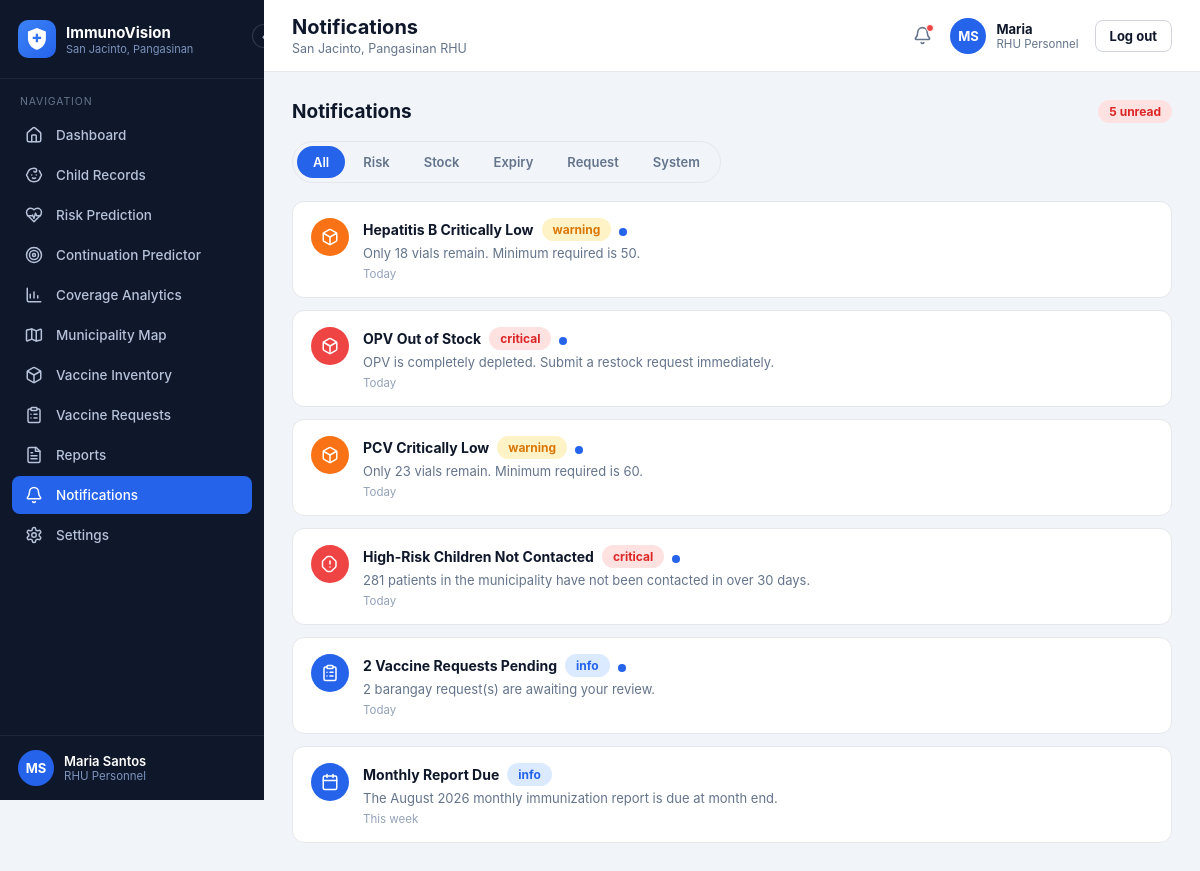
Page /rhu/notifications (signed in) on the committed database.
### models.py (models this page shows, shortened)
class User(UserMixin, db.Model):
    __tablename__ = "users"
    id = db.Column(db.Integer, primary_key=True)
    username = db.Column(db.String(64), unique=True, nullable=False)
    password_hash = db.Column(db.String(255), nullable=False)
    full_name = db.Column(db.String(150), nullable=False)
    role = db.Column(db.String(20), nullable=False)  # admin | rhu | bhw
    barangay_id = db.Column(db.Integer, db.ForeignKey("barangays.id"), nullable=True)
    is_active_flag = db.Column(db.Boolean, default=True, nullable=False)
    created_at = db.Column(db.DateTime, default=datetime.utcnow)
    last_login_at = db.Column(db.DateTime, nullable=True)
    @property
    def is_active(self):
        return self.is_active_flag
    @property
    def role_label(self):
        return {"admin": "System Administrator", "rhu": "RHU Personnel",
                "bhw": "Barangay Health Worker"}.get(self.role, self.role)

### app.py (the view)
@rhu_bp.route("/notifications")
def notifications():
    return render_template("rhu_notifications.html", **_rhu_ctx(
        "notifications", page_title="Notifications", notes=get_notifications("rhu"),
    ))

### app.py (called while the page is built)
def create_app():
    app = Flask(__name__)
    app.config["SECRET_KEY"] = os.environ.get("SECRET_KEY", "dev-secret-key-change-in-production")
    app.config["SQLALCHEMY_DATABASE_URI"] = os.environ.get(
        "DATABASE_URL", f"sqlite:///{DB_PATH}"
    )
    app.config["SQLALCHEMY_TRACK_MODIFICATIONS"] = False
    os.makedirs(os.path.dirname(DB_PATH), exist_ok=True)
    db.init_app(app)
    login_manager.init_app(app)
    app.register_blueprint(auth_bp)
    app.register_blueprint(rhu_bp)
    app.register_blueprint(bhw_bp)
    app.register_blueprint(admin_bp)
    app.register_blueprint(api_bp)
    @login_manager.user_loader
    def load_user(user_id):
        return db.session.get(User, int(user_id))
    @app.context_processor
    def inject_globals():
        return {"today": date.today()}
    return app

def role_required(*roles):
    from functools import wraps
    def decorator(view_func):
        @wraps(view_func)
        def wrapped(*args, **kwargs):
            if not current_user.is_authenticated or current_user.role not in roles:
                abort(403)
            return view_func(*args, **kwargs)
        return wrapped
    return decorator

def build_nav(spec):
    return [{"key": k, "icon": i, "label": l, "url": url_for(e)} for k, i, l, e in spec]

def _children_query(barangay_id=None):
    q = Child.query
    return q.filter(Child.barangay_id == barangay_id) if barangay_id else q

def _cache(key, builder):
    if not has_request_context():
        return builder()
    store = getattr(g, "_iv_cache", None)
    if store is None:
        store = g._iv_cache = {}
    if key not in store:
        store[key] = builder()
    return store[key]

def _records_by_child():
    def build():
        out = defaultdict(list)
        for record in VaccinationRecord.query.all():
            out[record.child_id].append(record)
        return out
    return _cache("records", build)

def _latest_risk_by_child():
    def build():
        out = {}
        for ra in RiskAssessment.query.order_by(
            RiskAssessment.computed_at.asc(), RiskAssessment.id.asc()
        ).all():
            out[ra.child_id] = ra  # later rows overwrite earlier -> newest wins
        return out
    return _cache("risk", build)

def unread_count(notes):
    return sum(1 for n in notes if n.get("unread"))

@rhu_bp.before_request
@login_required
@role_required("rhu")
def _rhu_guard():
    pass

### templates/rhu_notifications.html
{% extends "layout_app.html" %}
{% from "_icons.html" import icon %}
{% block content %}
<div class="page-head">
  <h2>Notifications</h2>
  {% set unread = notes|selectattr('unread')|list|length %}
  {% if unread %}<span class="badge badge-red">{{ unread }} unread</span>{% endif %}
</div>
<div class="pill-tabs" data-tabgroup="notifTabs">
  <button class="pill-tab active" data-tab="All">All</button>
  <button class="pill-tab" data-tab="Risk">Risk</button>
  <button class="pill-tab" data-tab="Stock">Stock</button>
  <button class="pill-tab" data-tab="Expiry">Expiry</button>
  <button class="pill-tab" data-tab="Request">Request</button>
  <button class="pill-tab" data-tab="System">System</button>
</div>
{% for cat in ['All', 'Risk', 'Stock', 'Expiry', 'Request', 'System'] %}
{% set filtered = notes if cat == 'All' else notes|selectattr('category', 'equalto', cat)|list %}
<div data-tabpanel="notifTabs" data-tabvalue="{{ cat }}" {% if cat != 'All' %}style="display:none;"{% endif %}>
  {% for n in filtered %}
    <div class="notif-card">
      <div class="notif-icon {{ n.icon_bg }}">{{ icon(n.icon, 18) }}</div>
      <div style="flex:1;">
        <div class="notif-title-row">
          <span class="notif-title">{{ n.title }}</span>
          <span class="badge badge-{{ 'red' if n.severity=='critical' else 'amber' if n.severity=='warning' else 'blue' }}">{{ n.severity }}</span>
          {% if n.unread %}<span class="unread-dot"></span>{% endif %}
        </div>
        <div class="notif-body">{{ n.body }}</div>
        <div class="notif-time">{{ n.time_label }}</div>
      </div>
    </div>
  {% else %}
    <div class="empty-state"><div class="ic">{{ icon('bell', 34) }}</div><div class="t">No notifications</div><div>You're all caught up</div></div>
  {% endfor %}
</div>
{% endfor %}
{% endblock %}

### templates/layout_app.html (shortened to what this page needs)
{% extends "base.html" %}
{% from "_brand.html" import brand_mark %}
{% from "_icons.html" import icon %}
{% block body %}
<div class="app-shell">
  <aside class="sidebar" id="sidebar">
    <div class="sidebar-header">
      {{ brand_mark(38, 10) }}
      <div class="brand-text">
        <div class="t1">ImmunoVision</div>
        <div class="t2">San Jacinto, Pangasinan</div>
      </div>
      <button class="sidebar-toggle" id="sidebarToggle" type="button" title="Collapse sidebar">‹</button>
    </div>
    <div class="sidebar-section-label">Navigation</div>
    <nav class="sidebar-nav">
      {% for item in nav_items %}
      <a class="nav-item {% if item.key == active %}active{% endif %}" href="{{ item.url }}">
        <span class="icon">{{ icon(item.icon, 18) }}</span>
        <span class="label">{{ item.label }}</span>
      </a>
      {% endfor %}
    </nav>
    <div class="sidebar-footer">
      <div class="avatar-chip">{{ current_user.full_name.split(' ')|map('first')|join('') }}</div>
      <div class="who">
        <div class="name">{{ current_user.full_name }}</div>
        <div class="role">{{ current_user.role_label }}</div>
      </div>
    </div>
  </aside>
  <div class="main-col">
    <header class="topbar">
      <div>
        <h1>{% block page_title %}{{ page_title|default('') }}{% endblock %}</h1>
        <div class="subtitle">{% block page_subtitle %}{{ page_subtitle|default('San Jacinto, Pangasinan RHU') }}{% endblock %}</div>
      </div>
      <div class="topbar-right">
        <a href="{{ notif_url|default('#') }}" class="bell-btn" title="Notifications">{{ icon('bell', 19) }}{% if unread_count and unread_count > 0 %}<span class="bell-dot"></span>{% endif %}</a>
        <div class="account-chip">
          <div class="avatar-chip">{{ current_user.full_name.split(' ')|map('first')|join('') }}</div>
          <div class="who">
            <div class="name">{{ current_user.full_name.split(' ')[0] }}</div>
            <div class="role">{{ current_user.role_label }}</div>
          </div>
          <a href="{{ url_for('auth.logout') }}" class="btn btn-outline btn-sm" style="margin-left:6px;">Log out</a>
        </div>
      </div>
    </header>
    <main class="content">
      {% block content %}{% endblock %}
    </main>
  </div>
</div>
{% endblock %}

### rows in the picture
User: full_name "Maria Santos", role_label "RHU Personnel", full_name "Maria"

### other values in the picture
{{ item.label }} "Dashboard" "Child Records" "Risk Prediction" "Continuation Predictor" "Coverage Analytics" "Municipality Map" "Vaccine Inventory" "Vaccine Requests" "Reports" "Notifications" "Settings"
{{ current_user.full_name.split(' ')|map('first')|join('') }} "MS"
{{ page_title|default('') }} "Notifications"
{{ page_subtitle|default('San Jacinto, Pangasinan RHU') }} "San Jacinto, Pangasinan RHU"
{{ unread }} "5"
{{ n.title }} "Hepatitis B Critically Low" "OPV Out of Stock" "PCV Critically Low" "High-Risk Children Not Contacted" "2 Vaccine Requests Pending" "Monthly Report Due"
{{ n.severity }} "warning" "critical" "warning" "critical" "info" "info"
{{ n.body }} "Only 18 vials remain. Minimum required is 50." "OPV is completely depleted. Submit a restock request immediately." "Only 23 vials remain. Minimum required is 60." "281 patients in the municipality have not been contacted in over 30 days." "2 barangay request(s) are awaiting your review." "The August 2026 monthly immunization report is due at month end."
{{ n.time_label }} "Today" "Today" "Today" "Today" "Today" "This week"
